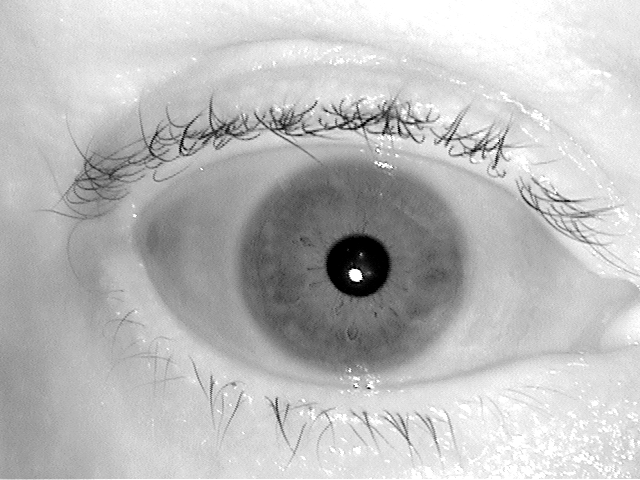
%> input picture 02463d1916.tiff, 640 x 480 px; the run also reads 1 picture not shown here
$ octave test2.m   (GNU Octave 9; MATLAB toolbox functions it lacks are replaced by stand-ins)
%> lines starting %> are read from the running program, lines starting %| are printed output that depends on the picture; in (x1, y1, x2, y2) boxes, pixels count from 0 and x2, y2 are one past the last pixel; in counts of white or black regions, pixels touching at a corner belong together; the program's own positions count from 1
### createiristemplate.m
% createiristemplate - generates a biometric template from an iris in
% an eye image.
%
% Usage:
% [template, mask] = createiristemplate(eyeimage_filename)
%
% Arguments:
%	eyeimage_filename   - the file name of the eye image
%
% Output:
%	template		    - the binary iris biometric template
%	mask			    - the binary iris noise mask
%
% Author:
% Libor Masek
% masekl01@csse.uwa.edu.au
% School of Computer Science & Software Engineering
% The University of Western Australia
% November 2003

function [template, mask] = createiristemplate(eyeimage_filename)
%> called with eyeimage_filename = '02463d1916.tiff'

% path for writing diagnostic images
global DIAGPATH

DIAGPATH = 'diagnostics';

%normalisation parameters
radial_res = 20;
angular_res = 240;
% with these settings a 9600 bit iris template is
% created

%feature encoding parameters
nscales=1;
minWaveLength=18;
mult=1; % not applicable if using nscales = 1
sigmaOnf=0.5;

eyeimage = imread(eyeimage_filename);
%> eyeimage is the input picture: size 480x640 uint8; min 0, max 255, mean 188.8

savefile = [eyeimage_filename,'-houghpara.mat'];
[stat,mess]=fileattrib(savefile);

if stat == 1
    % if this file has been processed before
    % then load the circle parameters and
    % noise information for that file.
    load(savefile);

else

    % if this file has not been processed before
    % then perform automatic segmentation and
    % save the results to a file

    [circleiris circlepupil imagewithnoise] = segmentiris(eyeimage);
    save(savefile,'circleiris','circlepupil','imagewithnoise');

end

% WRITE NOISE IMAGE
%

imagewithnoise2 = uint8(imagewithnoise);
imagewithcircles = uint8(eyeimage);

%get pixel coords for circle around iris
[x,y] = circlecoords([circleiris(2),circleiris(1)],circleiris(3),size(eyeimage));
ind2 = sub2ind(size(eyeimage),double(y),double(x));

%get pixel coords for circle around pupil
[xp,yp] = circlecoords([circlepupil(2),circlepupil(1)],circlepupil(3),size(eyeimage));
ind1 = sub2ind(size(eyeimage),double(yp),double(xp));


% Write noise regions
imagewithnoise2(ind2) = 255;
imagewithnoise2(ind1) = 255;
% Write circles overlayed
imagewithcircles(ind2) = 255;
imagewithcircles(ind1) = 255;
w = cd;
cd(DIAGPATH);
imwrite(imagewithnoise2,[eyeimage_filename,'-noise.jpg'],'jpg');
imwrite(imagewithcircles,[eyeimage_filename,'-segmented.jpg'],'jpg');
cd(w);

% perform normalisation

[polar_array noise_array] = normaliseiris(imagewithnoise, circleiris(2),...
    circleiris(1), circleiris(3), circlepupil(2), circlepupil(1), circlepupil(3),eyeimage_filename, radial_res, angular_res);


% WRITE NORMALISED PATTERN, AND NOISE PATTERN
w = cd;
cd(DIAGPATH);
imwrite(polar_array,[eyeimage_filename,'-polar.jpg'],'jpg');
imwrite(noise_array,[eyeimage_filename,'-polarnoise.jpg'],'jpg');
cd(w);

% perform feature encoding
[template mask] = encode(polar_array, noise_array, nscales, minWaveLength, mult, sigmaOnf);

### canny.m
% CANNY - Canny edge detection
%
% Function to perform Canny edge detection. Code uses modifications as
% suggested by Fleck (IEEE PAMI No. 3, Vol. 14. March 1992. pp 337-345)
%
% Usage: [gradient or] = canny(im, sigma)
%
% Arguments:   im       - image to be procesed
%              sigma    - standard deviation of Gaussian smoothing filter
%                      (typically 1)
%		       scaling  - factor to reduce input image by
%		       vert     - weighting for vertical gradients
%		       horz     - weighting for horizontal gradients
%
% Returns:     gradient - edge strength image (gradient amplitude)
%              or       - orientation image (in degrees 0-180, positive
%                         anti-clockwise)
%
% See also:  NONMAXSUP, HYSTHRESH

% Author:
% Peter Kovesi
% Department of Computer Science & Software Engineering
% The University of Western Australia
% pk@cs.uwa.edu.au  www.cs.uwa.edu.au/~pk
%
% April 1999    Original version
% January 2003  Error in calculation of d2 corrected
% March 2003	Modified to accept scaling factor and vertical/horizontal
%		        gradient bias (Libor Masek)

function [gradient, or] = canny(im, sigma, scaling, vert, horz)
%> called with sigma = 2, scaling = 0.4, vert = 1, horz = 0

xscaling = vert;
yscaling = horz;

hsize = [6*sigma+1, 6*sigma+1];   % The filter size.

gaussian = fspecial('gaussian',hsize,sigma);
im = filter2(gaussian,im);        % Smoothed image.

im = imresize(im, scaling);
%> im: size 192x256 double

[rows, cols] = size(im);

h =  [  im(:,2:cols)  zeros(rows,1) ] - [  zeros(rows,1)  im(:,1:cols-1)  ];
v =  [  im(2:rows,:); zeros(1,cols) ] - [  zeros(1,cols); im(1:rows-1,:)  ];
d1 = [  im(2:rows,2:cols) zeros(rows-1,1); zeros(1,cols) ] - ...
                               [ zeros(1,cols); zeros(rows-1,1) im(1:rows-1,1:cols-1)  ];
d2 = [  zeros(1,cols); im(1:rows-1,2:cols) zeros(rows-1,1);  ] - ...
                               [ zeros(rows-1,1) im(2:rows,1:cols-1); zeros(1,cols)   ];

X = ( h + (d1 + d2)/2.0 ) * xscaling;
Y = ( v + (d1 - d2)/2.0 ) * yscaling;
%> Y: size 192x256 double; every value is 0

gradient = sqrt(X.*X + Y.*Y); % Gradient amplitude.

or = atan2(-Y, X);            % Angles -pi to + pi.
neg = or<0;                   % Map angles to 0-pi.
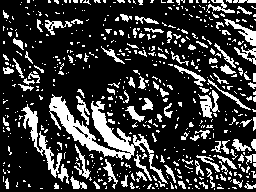
%> neg: size 192x256 logical; 22.4% white; 563 white regions (462 under 20 px), largest, box (x1, y1, x2, y2) and area: (49, 94, 168, 184) 2137, (21, 104, 62, 178) 648, (198, 90, 220, 118) 282
or = or.*~neg + (or+pi).*neg;
%> or: size 192x256 double; values 0 (black) and 3.14 (white), 22.2% white; 601 white regions (488 under 20 px), largest, box (x1, y1, x2, y2) and area: (19, 23, 83, 87) 1038, (91, 57, 148, 107) 849, (50, 56, 107, 98) 659
or = or*180/pi;               % Convert to degrees.

### adjgamma.m
% ADJGAMMA - Adjusts image gamma.
%
% function g = adjgamma(im, g)
%
% Arguments:
%            im     - image to be processed.
%            g      - image gamma value.
%                     Values in the range 0-1 enhance contrast of bright
%                     regions, values > 1 enhance contrast in dark
%                     regions.

% Author: Peter Kovesi
% Department of Computer Science & Software Engineering
% The University of Western Australia
% pk@cs.uwa.edu.au     www.cs.uwa.edu.au/~pk
% July 2001

function newim = adjgamma(im, g)
%> called with g = 1.9

    if g <= 0
	error('Gamma value must be > 0');
    end

    if isa(im,'uint8');
	newim = double(im);
    else
	newim = im;
    end

    % rescale range 0-1
    newim = newim-min(min(newim));
    newim = newim./max(max(newim));

    newim =  newim.^(1/g);   % Apply gamma function

### nonmaxsup.m
% NONMAXSUP
%
% Usage:
%          im = nonmaxsup(inimage, orient, radius);
%
% Function for performing non-maxima suppression on an image using an
% orientation image.  It is assumed that the orientation image gives
% feature normal orientation angles in degrees (0-180).
%
% input:
%   inimage - image to be non-maxima suppressed.
%
%   orient  - image containing feature normal orientation angles in degrees
%             (0-180), angles positive anti-clockwise.
%
%   radius  - distance in pixel units to be looked at on each side of each
%             pixel when determining whether it is a local maxima or not.
%             (Suggested value about 1.2 - 1.5)
%
% Note: This function is slow (1 - 2 mins to process a 256x256 image).  It uses
% bilinear interpolation to estimate intensity values at ideal, real-valued pixel
% locations on each side of pixels to determine if they are local maxima.
%
% Peter Kovesi     pk@cs.uwa.edu.au
% Department of Computer Science
% The University of Western Australia
%
% December 1996

function im = nonmaxsup(inimage, orient, radius)
%> called with radius = 1.5

if size(inimage) ~= size(orient)
  error('image and orientation image are of different sizes');
end

if radius < 1
  error('radius must be >= 1');
end

[rows,cols] = size(inimage);
im = zeros(rows,cols);        % Preallocate memory for output image for speed
iradius = ceil(radius);

% Precalculate x and y offsets relative to centre pixel for each orientation angle

angle = [0:180].*pi/180;    % Array of angles in 1 degree increments (but in radians).
xoff = radius*cos(angle);   % x and y offset of points at specified radius and angle
yoff = radius*sin(angle);   % from each reference position.

hfrac = xoff - floor(xoff); % Fractional offset of xoff relative to integer location
vfrac = yoff - floor(yoff); % Fractional offset of yoff relative to integer location

orient = fix(orient)+1;     % Orientations start at 0 degrees but arrays start
                            % with index 1.

% Now run through the image interpolating grey values on each side
% of the centre pixel to be used for the non-maximal suppression.

for row = (iradius+1):(rows - iradius)
  for col = (iradius+1):(cols - iradius)

    or = orient(row,col);   % Index into precomputed arrays

    x = col + xoff(or);     % x, y location on one side of the point in question
    y = row - yoff(or);

    fx = floor(x);          % Get integer pixel locations that surround location x,y
    cx = ceil(x);
    fy = floor(y);
    cy = ceil(y);
    tl = inimage(fy,fx);    % Value at top left integer pixel location.
    tr = inimage(fy,cx);    % top right
    bl = inimage(cy,fx);    % bottom left
    br = inimage(cy,cx);    % bottom right

    upperavg = tl + hfrac(or) * (tr - tl);  % Now use bilinear interpolation to
    loweravg = bl + hfrac(or) * (br - bl);  % estimate value at x,y
    v1 = upperavg + vfrac(or) * (loweravg - upperavg);

  if inimage(row, col) > v1 % We need to check the value on the other side...

    x = col - xoff(or);     % x, y location on the `other side' of the point in question
    y = row + yoff(or);

    fx = floor(x);
    cx = ceil(x);
    fy = floor(y);
    cy = ceil(y);
    tl = inimage(fy,fx);    % Value at top left integer pixel location.
    tr = inimage(fy,cx);    % top right
    bl = inimage(cy,fx);    % bottom left
    br = inimage(cy,cx);    % bottom right
    upperavg = tl + hfrac(or) * (tr - tl);
    loweravg = bl + hfrac(or) * (br - bl);
    v2 = upperavg + vfrac(or) * (loweravg - upperavg);

    if inimage(row,col) > v2            % This is a local maximum.
      im(row, col) = inimage(row, col); % Record value in the output image.
    end

   end
  end
end
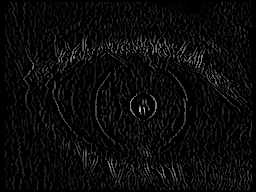
%> im: size 192x256 double; min 0, max 0.809, mean 0.0411
%> after the loop, v2 = 0.693

### hysthresh.m
% HYSTHRESH - Hysteresis thresholding
%
% Usage: bw = hysthresh(im, T1, T2)
%
% Arguments:
%             im  - image to be thresholded (assumed to be non-negative)
%             T1  - upper threshold value
%             T2  - lower threshold value
%
% Returns:
%             bw  - the thresholded image (containing values 0 or 1)
%
% Function performs hysteresis thresholding of an image.
% All pixels with values above threshold T1 are marked as edges
% All pixels that are adjacent to points that have been marked as edges
% and with values above threshold T2 are also marked as edges. Eight
% connectivity is used.
%
% It is assumed that the input image is non-negative
%
% Peter Kovesi          December 1996  - Original version
%                       March    2001  - Speed improvements made (~4x)

%
% A stack (implemented as an array) is used to keep track of all the
% indices of pixels that need to be checked.
% Note: For speed the number of conditional tests have been minimised
% This results in the top and bottom edges of the image being considered to
% be connected.  This may cause some stray edges to be propagated further than
% they should be from the top or bottom.
%


function bw = hysthresh(im, T1, T2)
%> called with T1 = 0.2, T2 = 0.19

if (T2 > T1 | T2 < 0 | T1 < 0)  % Check thesholds are sensible
  error('T1 must be >= T2 and both must be >= 0 ');
end

[rows, cols] = size(im);    % Precompute some values for speed and convenience.
rc = rows*cols;
rcmr = rc - rows;
rp1 = rows+1;

bw = im(:);                 % Make image into a column vector
pix = find(bw > T1);        % Find indices of all pixels with value > T1
%> pix = 2462 values from 4495 to 48373
npix = size(pix,1);         % Find the number of pixels with value > T1
%> npix = 2462

stack = zeros(rows*cols,1); % Create a stack array (that should never
                            % overflow!)

stack(1:npix) = pix;        % Put all the edge points on the stack
stp = npix;                 % set stack pointer
%> stp = 2462
for k = 1:npix
    bw(pix(k)) = -1;        % mark points as edges
end


% Precompute an array, O, of index offset values that correspond to the eight
% surrounding pixels of any point. Note that the image was transformed into
% a column vector, so if we reshape the image back to a square the indices
% surrounding a pixel with index, n, will be:
%              n-rows-1   n-1   n+rows-1
%
%               n-rows     n     n+rows
%
%              n-rows+1   n+1   n+rows+1

O = [-1, 1, -rows-1, -rows, -rows+1, rows-1, rows, rows+1];

while stp ~= 0            % While the stack is not empty
    v = stack(stp);         % Pop next index off the stack
    stp = stp - 1;

    if v > rp1 & v < rcmr   % Prevent us from generating illegal indices
			    % Now look at surrounding pixels to see if they
                            % should be pushed onto the stack to be
                            % processed as well.
       index = O+v;	    % Calculate indices of points around this pixel.
       for l = 1:8
	   ind = index(l);
	   if bw(ind) > T2   % if value > T2,
	       stp = stp+1;  % push index onto the stack.
	       stack(stp) = ind;
	       bw(ind) = -1; % mark this as an edge point
	   end
       end
    end
end
%> this loop made 2658 passes
%> (v, index) on passes 1 to 7: (48373, [48372 48374 48180 48181 48182 48564 48565 48566]), (48182, [48181 48183 47989 47990 47991 48373 48374 48375]), (48181, [48180 48182 47988 47989 47990 48372 48373 48374]), (48372, [48371 48373 48179 48180 48181 48563 48564 48565]), (48371, [48370 48372 48178 48179 48180 48562 48563 48564]), (48370, [48369 48371 48177 48178 48179 48561 48562 48563]), (48369, [48368 48370 48176 48177 48178 48560 48561 48562])
%> after the loop, ind = 4688; index = [4494 4496 4302 4303 4304 4686 4687 4688]; stp = 0


bw = (bw == -1);            % Finally zero out anything that was not an edge
%> bw = 49152 logical values, 2658 true
bw = reshape(bw,rows,cols); % and reshape the image
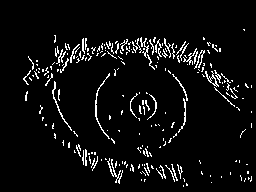
%> bw: size 192x256 logical; 5.4% white in thin lines or dots, all inside (x1, y1, x2, y2) = (23, 29, 252, 187)

### houghcircle.m
% houghcircle - takes an edge map image, and performs the Hough transform
% for finding circles in the image.
%
% Usage:
% h = houghcircle(edgeim, rmin, rmax)
%
% Arguments:
%	edgeim      - the edge map image to be transformed
%   rmin, rmax  - the minimum and maximum radius values
%                 of circles to search for
% Output:
%	h           - the Hough transform
%
% Author:
% Libor Masek
% masekl01@csse.uwa.edu.au
% School of Computer Science & Software Engineering
% The University of Western Australia
% November 2003

function h = houghcircle(edgeim, rmin, rmax)
%> called with rmin = 32, rmax = 60

[rows,cols] = size(edgeim);
nradii = rmax-rmin+1;
h = zeros(rows,cols,nradii);

[y,x] = find(edgeim~=0);
%> y = 2658 values from 30 to 187; x = 2658 values from 24 to 252

%for each edge point, draw circles of different radii
for index=1:size(y)

    cx = x(index);
    cy = y(index);

    for n=1:nradii

        h(:,:,n) = addcircle(h(:,:,n),[cx,cy],n+rmin);

    end

end
%> this loop made 2658 passes
%> (cx, cy) on passes 1 to 3: (24, 79), (24, 80), (25, 78)

### findcircle.m
% findcircle - returns the coordinates of a circle in an image using the Hough transform
% and Canny edge detection to create the edge map.
%
% Usage:
% [row, col, r] = findcircle(image,lradius,uradius,scaling, sigma, hithres, lowthres, vert, horz)
%
% Arguments:
%	image		    - the image in which to find circles
%	lradius		    - lower radius to search for
%	uradius		    - upper radius to search for
%	scaling		    - scaling factor for speeding up the
%			          Hough transform
%	sigma		    - amount of Gaussian smoothing to
%			          apply for creating edge map.
%	hithres		    - threshold for creating edge map
%	lowthres	    - threshold for connected edges
%	vert		    - vertical edge contribution (0-1)
%	horz		    - horizontal edge contribution (0-1)
%
% Output:
%	circleiris	    - centre coordinates and radius
%			          of the detected iris boundary
%	circlepupil	    - centre coordinates and radius
%			          of the detected pupil boundary
%	imagewithnoise	- original eye image, but with
%			          location of noise marked with
%			          NaN values
%
% Author:
% Libor Masek
% masekl01@csse.uwa.edu.au
% School of Computer Science & Software Engineering
% The University of Western Australia
% November 2003

function [row, col, r] = findcircle(image,lradius,uradius,scaling, sigma, hithres, lowthres, vert, horz)

lradsc = round(lradius*scaling);
uradsc = round(uradius*scaling);
rd = round(uradius*scaling - lradius*scaling);

% generate the edge image
[I2 or] = canny(image, sigma, scaling, vert, horz);
I3 = adjgamma(I2, 1.9);
I4 = nonmaxsup(I3, or, 1.5);
edgeimage = hysthresh(I4, hithres, lowthres);

% perform the circular Hough transform
h = houghcircle(edgeimage, lradsc, uradsc);

maxtotal = 0;

% find the maximum in the Hough space, and hence
% the parameters of the circle
for i=1:rd

    layer = h(:,:,i);
    [maxlayer] = max(max(layer));


    if maxlayer > maxtotal

        maxtotal = maxlayer;


        r = int32((lradsc+i) / scaling);

        [row,col] = ( find(layer == maxlayer) );


        row = int32(row(1) / scaling); % returns only first max value
        col = int32(col(1) / scaling);

    end

end
%> this loop made 28 passes
%> (maxlayer, maxtotal, row, col) on passes 1, 3, 4, 7, 8, 9, 10, 13: (45, 45, 185, 373), (52, 52, 195, 300), (53, 53, 198, 300), (55, 55, 233, 235), (61, 61, 228, 235), (69, 69, 268, 343), (75, 75, 268, 345), (103, 103, 268, 353)
%> pass 1, in findcircle, `layer = h(:,:,i);`:
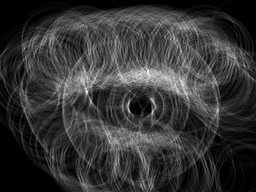
%> layer: size 192x256 double; min 0, max 45, mean 9.5; drawn with min black and max white
%> after the loop, r = 113

### segmentiris.m
% segmentiris - peforms automatic segmentation of the iris region
% from an eye image. Also isolates noise areas such as occluding
% eyelids and eyelashes.
%
% Usage:
% [circleiris, circlepupil, imagewithnoise] = segmentiris(image)
%
% Arguments:
%	eyeimage		- the input eye image
%
% Output:
%	circleiris	    - centre coordinates and radius
%			          of the detected iris boundary
%	circlepupil	    - centre coordinates and radius
%			          of the detected pupil boundary
%	imagewithnoise	- original eye image, but with
%			          location of noise marked with
%			          NaN values
%
% Author:
% Libor Masek
% masekl01@csse.uwa.edu.au
% School of Computer Science & Software Engineering
% The University of Western Australia
% November 2003

function [circleiris, circlepupil, imagewithnoise] = segmentiris(eyeimage)

% define range of pupil & iris radii

%CASIA
lpupilradius = 28;
upupilradius = 75;
lirisradius = 80;
uirisradius = 150;

% [8 lines of commented-out code are left out]
scaling = 0.4;

reflecthres = 240;

% find the iris boundary
[row, col, r] = findcircle(eyeimage, lirisradius, uirisradius, scaling, 2, 0.20, 0.19, 1.00, 0.00);
%> row = 268; col = 353; r = 113

circleiris = [row col r];
%> circleiris = [268 353 113]

rowd = double(row);
%> rowd = 268
cold = double(col);
%> cold = 353
rd = double(r);
%> rd = 113

irl = round(rowd-rd);
%> irl = 155
iru = round(rowd+rd);
%> iru = 381
icl = round(cold-rd);
%> icl = 240
icu = round(cold+rd);
%> icu = 466

imgsize = size(eyeimage);

if irl < 1
    irl = 1;
end

if icl < 1
    icl = 1;
end

if iru > imgsize(1)
    iru = imgsize(1);
end

if icu > imgsize(2)
    icu = imgsize(2);
end

% to find the inner pupil, use just the region within the previously
% detected iris boundary
imagepupil = eyeimage( irl:iru,icl:icu);

%find pupil boundary
[rowp, colp, r] = findcircle(imagepupil, lpupilradius, upupilradius ,0.6,2,0.25,0.25,1.00,1.00);
%> call 2 of canny, with sigma = 2, scaling = 0.6, vert = 1, horz = 1
%> in canny (call 2), `gradient = sqrt(X.*X + Y.*Y);`:
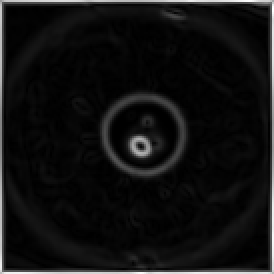
%> gradient: size 137x137 double (shown 2 times larger); min 0.0095, max 391.1, mean 26.8; drawn with min black and max white
%> in canny (call 2), `neg = or<0;`:
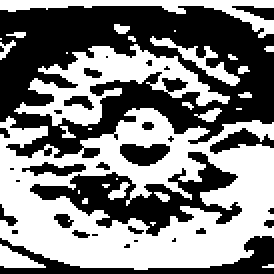
%> neg: size 137x137 logical (shown 2 times larger); 50.3% white; 32 black regions (19 under 20 px), largest, box (x1, y1, x2, y2) and area: (0, 3, 137, 79) 6051, (15, 76, 121, 118) 1555, (0, 118, 137, 137) 777
%> in canny (call 2), `or = or.*~neg + (or+pi).*neg;`:
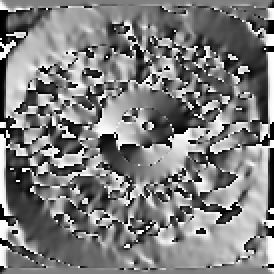
%> or: size 137x137 double (shown 2 times larger); min 2.83e-05, max 3.14, mean 1.55; drawn with min black and max white
%> (the rest of the program and of its run is left out)
